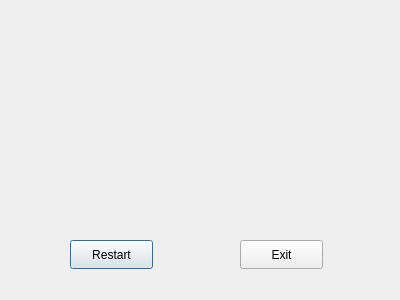
<?xml version="1.0" encoding="UTF-8"?>
<ui version="4.0">
 <class>Dialog</class>
 <widget class="QDialog" name="Dialog">
  <property name="geometry">
   <rect>
    <x>0</x>
    <y>0</y>
    <width>400</width>
    <height>300</height>
   </rect>
  </property>
  <property name="windowTitle">
   <string>Hangman</string>
  </property>
  <widget class="QPushButton" name="restart_button">
   <property name="geometry">
    <rect>
     <x>70</x>
     <y>240</y>
     <width>83</width>
     <height>29</height>
    </rect>
   </property>
   <property name="text">
    <string>Restart</string>
   </property>
  </widget>
  <widget class="QPushButton" name="exit_button">
   <property name="geometry">
    <rect>
     <x>240</x>
     <y>240</y>
     <width>83</width>
     <height>29</height>
    </rect>
   </property>
   <property name="text">
    <string>Exit</string>
   </property>
  </widget>
  <widget class="QLabel" name="game_result">
   <property name="geometry">
    <rect>
     <x>100</x>
     <y>90</y>
     <width>221</width>
     <height>20</height>
    </rect>
   </property>
   <property name="text">
    <string/>
   </property>
  </widget>
 </widget>
 <resources/>
 <connections/>
</ui>
